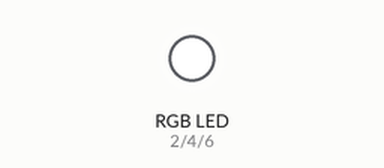
Simulated run of this sketch. Board: Arduino Uno, built with avr-gcc and run on an emulated ATmega328P. On the bench: an RGB LED mixed from three pins (HIGH = lit).

Above: at 0.1 s.
At 2.6 s:
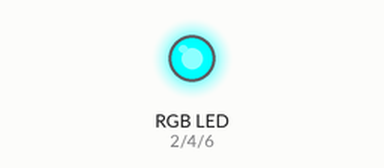
At 11.92 s:
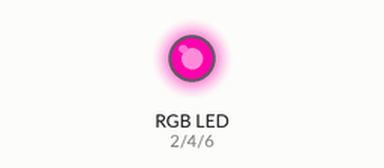
At 15.52 s:
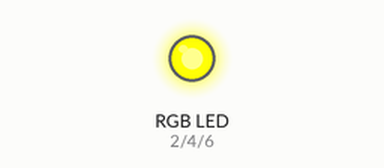
At 28.3 s:
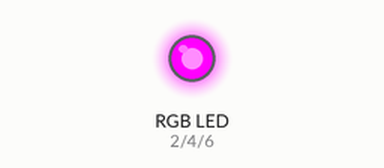
At 39.61 s:
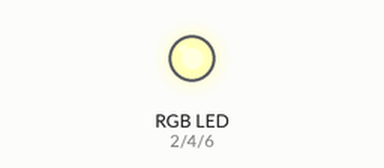
Timing chart, 0 to 40.0 s (numbered marks = the images above):
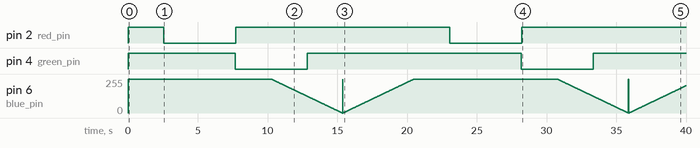

The sketch:

rgbLedBasic.ino
```cpp
int red_pin = 2;
int green_pin = 4;
int blue_pin = 6;

void setup() {
  pinMode(red_pin, OUTPUT);
  pinMode(green_pin, OUTPUT);
  pinMode(blue_pin, OUTPUT);

  analogWrite(red_pin, 255);
  analogWrite(green_pin, 255);
  analogWrite(blue_pin, 255);
}

void loop() {
  int r = 255; int g = 255; int b = 255;

  for(int i = 0; i < 1024; i++) {
    if(i >= 0 && i < 256) {
      analogWrite(red_pin, r);
      r--;
    }
    if(i >= 256 && r < 256) {
      analogWrite(red_pin, r);
      r++;
    }

    if(i >= 256 && i < 512) {
      analogWrite(green_pin, g);
      g--;
    }
    if(i >= 512 && g < 256) {
      analogWrite(green_pin, g);
      g++;
    }

    if(i >= 512 && i < 768) {
      analogWrite(blue_pin, b);
      b--;
    }
    if(i >= 768 && b < 256) {
      analogWrite(blue_pin, b);
      b++;
    }

    delay(20);
  }

}
```

Measured:
- by itself, pin 2 (red_pin), pin 4 (green_pin): alternates HIGH for 15.4 s and LOW for 5.1 s
